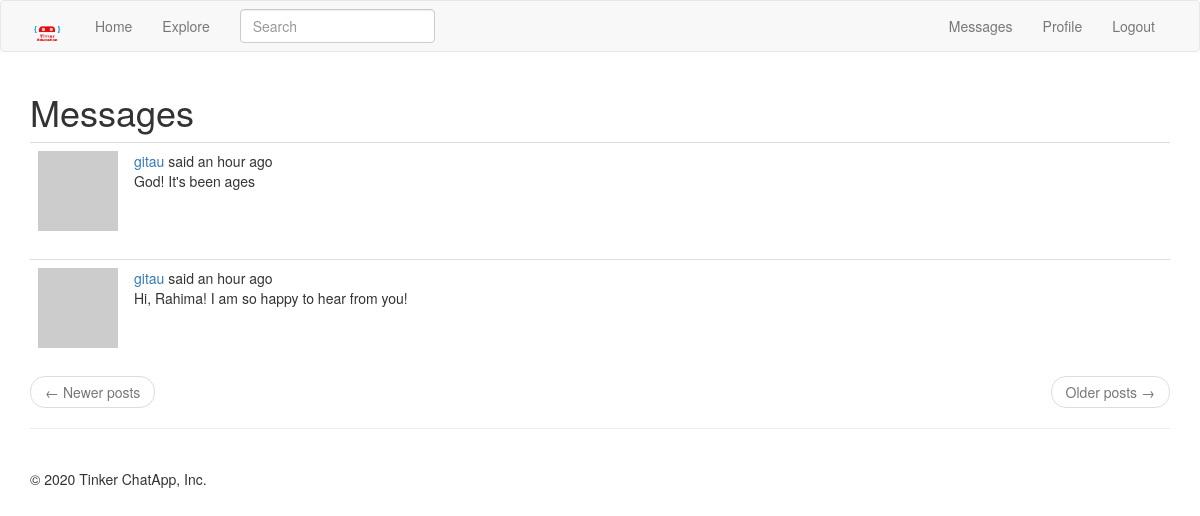
The app's page /main/messages (signed in) with its own data.
### app/models.py (models this page shows, shortened)
class Message(db.Model):
    id = db.Column(db.Integer, primary_key=True)
    sender_id = db.Column(db.Integer, db.ForeignKey('user.id'))
    recipient_id = db.Column(db.Integer, db.ForeignKey('user.id'))
    body = db.Column(db.String(140))
    timestamp = db.Column(db.DateTime, index = True, default=datetime.utcnow)

### app/main/routes.py (the view)
@bp.route('/messages')
def messages():
    current_user.last_message_read_time = datetime.utcnow()
    db.session.commit()
    page = request.args.get('page', type = int)
    messages = current_user.messages_received.order_by(
        Message.timestamp.desc()
    ).paginate(
        page, current_app.config['POSTS_PER_PAGE'], False
    )
    next_url = url_for('main.messages', page = messages.next_num) \
        if messages.has_next else None
    prev_url = url_for('main.messages', page = messages.prev_num) \
        if messages.has_prev else None
    return render_template('main/messages.html', title = _('Private Messages'), messages=messages.items, next_url = next_url, prev_url = prev_url)

### app/main/forms.py
class SearchForm(FlaskForm):
    q = StringField(_('Search'), validators = [DataRequired()])
    def __init__(self, *args, **kwargs):
        if 'formdata' not in kwargs:
            kwargs['formdata'] = request.args
        if 'csrf_enabled' not in kwargs:
            kwargs['csrf_enabled'] = False
        super(SearchForm, self).__init__(*args, **kwargs)

### app/main/routes.py (called while the page is built)
@bp.before_app_request
def before_request():
    if current_user.is_authenticated:
        current_user.last_seen = datetime.utcnow()
        db.session.commit()
        g.search_form= SearchForm()
    g.locale = str(get_locale())

### app/models.py (called while the page is built)
@login.user_loader
def load_user(id):
    return User.query.get(int(id))

    @classmethod
    def before_commit(cls, session):
        session._changes = {
            'add': list(session.new),
            'update': list(session.dirty),
            'delete': list(session.deleted)
        }

    @classmethod
    def after_commit(cls, session):
        for obj in session._changes['add']:
            if isinstance(obj, SearchableMixin):
                add_to_index(obj.__tablename__, obj)
        for obj in session._changes['update']:
            if isinstance(obj, SearchableMixin):
                add_to_index(obj.__tablename__,obj)
        for obj in session._changes['delete']:
            if isinstance(obj, SearchableMixin):
                remove_from_index(obj.__tablename__, obj)
        session._changes = None

    def avatar(self, size):
        digest = md5(self.email.lower().encode('utf-8')).hexdigest()
        return 'https://www.gravatar.com/avatar/{}?d=identicon&s={}'.format(digest, size)

### app/templates/main/messages.html
{% extends '/main/base.html' %}
{% import 'bootstrap/wtf.html' as wtf %}
{% block app_content %}
    <h1> {{ _('Messages') }} </h1>
    {% for post in messages %}
        {% include 'main/_posts.html' %}
    {% endfor %}
    <nav aria-label="...">
        <ul class="pager">
            <li class="previous{% if not prev_url %} disabled{% endif %}">
                <a href="{{ prev_url or '#' }}">
                    <span aria-hidden="true">&larr;</span> {{ _('Newer posts') }}
                </a>
            </li>
            <li class="next{% if not next_url %} disabled{% endif %}">
                <a href="{{ next_url or '#' }}">
                    {{ _('Older posts') }} <span aria-hidden="true">&rarr;</span>
                </a>
            </li>
        </ul>
    </nav>
{% endblock %}

### app/templates/main/_posts.html (shortened to what this page needs)
<table class="table table-hover">
    <tr valign = 'top'>
        <td width="70px">
            <a href="{{ url_for('main.profile', username=post.author.username) }}">
                <img src="{{ post.author.avatar(36) }}" />
            </a>
        </td>
        <td>
            {{ _('%(username)s said %(when)s',
                username=user_link, when=moment(post.timestamp).fromNow()) }}
            <br>
            <span id="post{{ post.id }}">{{ post.body }}</span>
        </td>
    </tr>
</table>

### records on screen
Message: body "God! It's been ages"
Message: body "Hi, Rahima! I am so happy to hear from you!"

### other values on screen
{{ moment().format('YYYY') }} "2020"
